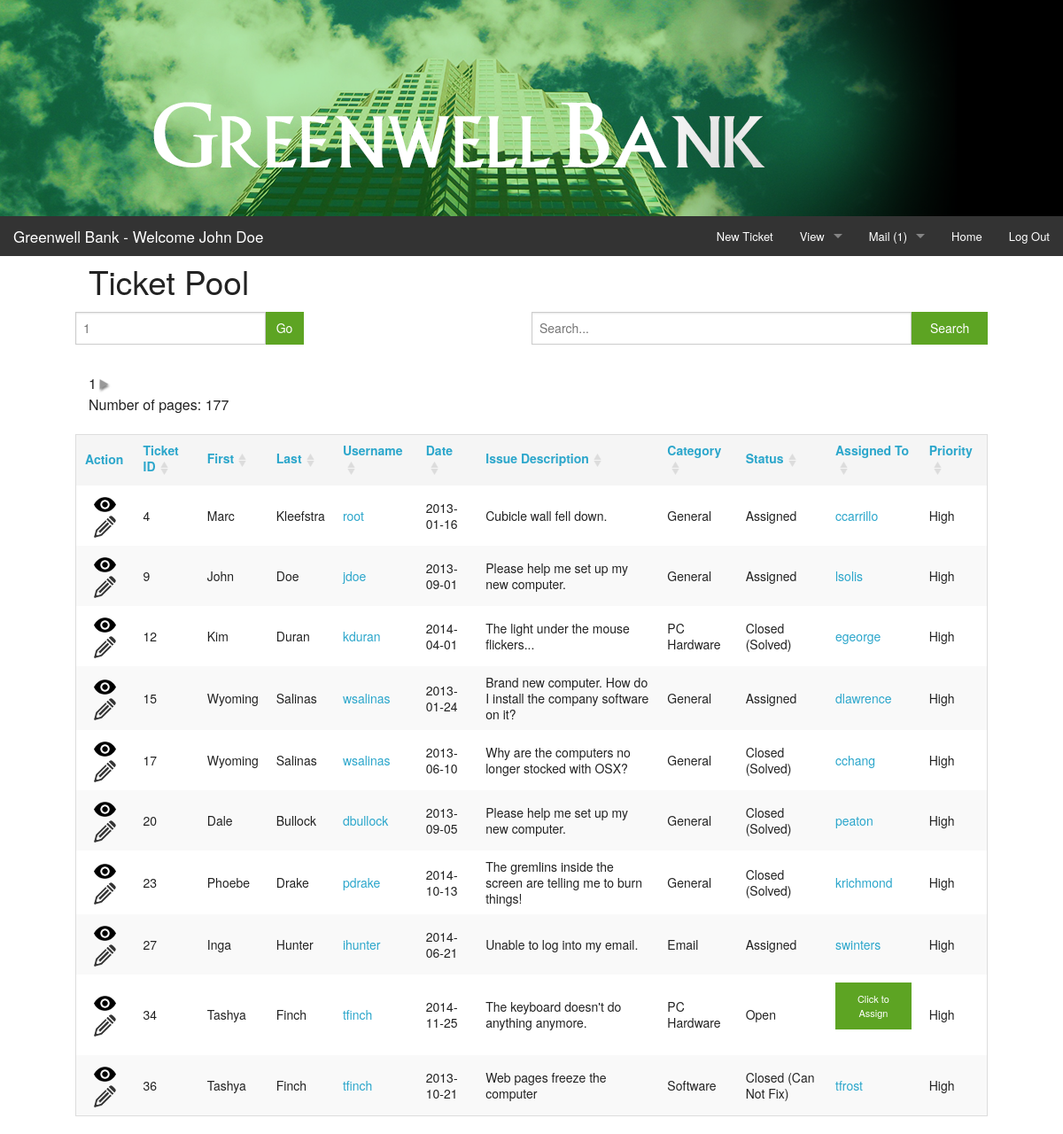
/alltickets.php (signed in), run on the app's committed database.
### tables this page shows
CREATE TABLE IF NOT EXISTS `ticket` (
  `ticketID` int(11) NOT NULL AUTO_INCREMENT,
  `userID` int(11) NOT NULL,
  `statusID` int(11) NOT NULL,
  `categoryID` int(11) NOT NULL,
  `priorityID` int(11) NOT NULL,
  `assignedTo` int(11) DEFAULT NULL,
  `timestamp` date NOT NULL,
  `issueDesc` text NOT NULL,
  PRIMARY KEY (`ticketID`)
);

CREATE TABLE IF NOT EXISTS `user` (
  `userID` int(11) NOT NULL AUTO_INCREMENT,
  `username` varchar(40) NOT NULL,
  `passwd` varchar(40) NOT NULL,
  `dateRegistered` date NOT NULL,
  `datePassword` date NOT NULL,
  `firstName` varchar(40) NOT NULL,
  `lastName` varchar(40) NOT NULL,
  `email` varchar(60) NOT NULL,
  `department` int(11) NOT NULL,
  `privilege` int(11) NOT NULL,
  PRIMARY KEY (`userID`)
);

CREATE TABLE IF NOT EXISTS `category` (
  `categoryID` int(11) NOT NULL AUTO_INCREMENT,
  `category` varchar(30) NOT NULL,
  PRIMARY KEY (`categoryID`)
);

CREATE TABLE IF NOT EXISTS `status` (
  `statusID` int(11) NOT NULL AUTO_INCREMENT,
  `status` varchar(20) NOT NULL,
  PRIMARY KEY (`statusID`)
);

CREATE TABLE IF NOT EXISTS `priority` (
  `priorityID` int(11) NOT NULL AUTO_INCREMENT,
  `priority` varchar(10) NOT NULL,
  PRIMARY KEY (`priorityID`)
);

### incl/paginatedtable.inc.php (the view, shortened to what this page needs)
<!doctype html>
<html lang="en">
<head>
</head>
<?php
	function column_sort($col_name) {
		if (isset($_GET['sortBy']) && isset($_GET['sortOrder'])) {
			if ($_GET['sortBy'] == $col_name->table . "." . $col_name->orgname) {
				if ($_GET['sortOrder'] == "DESC") {
					$sortImg = '<img src="images/sort_desc.png">';
				} else {
					$sortImg = '<img src="images/sort_asc.png">';
				}
			} else {
				$sortImg = '<img src="images/sort_both.png">';
			}
		} else {
			$sortImg = '<img src="images/sort_both.png">';
		}
		if (isset($_GET['sortBy']) && isset($_GET['sortOrder'])) {
			if ($_GET['sortBy'] !== $col_name->table . "." . $col_name->orgname) {
				$urlParams = http_build_query(array_merge($_GET, array("sortBy"=>$col_name->table . "." . $col_name->orgname,"sortOrder"=>"ASC")));
				echo "<th><a href=\"?" . $urlParams . "\">" . $col_name->name . "$sortImg</a></th>";
			} else {
				if ($_GET['sortOrder'] == "ASC") {
					$urlParams = http_build_query(array_merge($_GET, array("sortBy"=>$col_name->table . "." . $col_name->orgname,"sortOrder"=>"DESC")));
					echo "<th><a href=\"?" . $urlParams . "\">" . $col_name->name . "$sortImg</a></th>";
				} else {
					$urlParams = http_build_query(array_merge($_GET, array("sortBy"=>$col_name->table . "." . $col_name->orgname,"sortOrder"=>"ASC")));
					echo "<th><a href=\"?" . $urlParams . "\">" . $col_name->name . "$sortImg</a></th>";
				}
			}
		} else {
			$urlParams = http_build_query(array_merge($_GET, array("sortBy"=>$col_name->table . "." . $col_name->orgname,"sortOrder"=>"ASC")));
			echo "<th><a href=\"?" . $urlParams . "\">" . $col_name->name . "$sortImg</a></th>";
		}
	}
	function next_page($page) {
		$page++;
		if ($_SERVER['QUERY_STRING']) {
			$urlParams = http_build_query(array_merge($_GET, array("page"=>$page)));
			echo "<a href=\"?" . $urlParams . "\"><img src=\"images/forward_disabled.png\"></a>";
		} else {
			echo "<a href=\"?page=" . $page . "\"><img src=\"images/forward_disabled.png\"></a>";
		}
	}
	function pagination_links($numRows,$rowsPerPage,$page) {
		echo '<form method="post" action="' . $_SERVER['PHP_SELF'] . '?' . $_SERVER['QUERY_STRING'] . '">';
		echo "<div class='row'>";
		echo "<div class='row collapse'>";
		echo "<div class='small-10 columns'>";
		echo '<input type="text" name="pageNo" placeholder="' . $page . '">';
		echo "</div>";
		echo "<div class='small-2 columns'>";
		echo '<input class="success button postfix" type="submit" value="Go">';
		echo "</div>";
		echo "</div>";
		echo "</div>";
		echo '</form>';
		if ($numRows % $rowsPerPage != 0) {
			$numPages = intval($numRows / $rowsPerPage) + 1;
		} else {
			$numPages = intval($numRows / $rowsPerPage);
		}
		echo $page;
		if (!($page >= $numPages)) {
			next_page($page);
		}
		echo "<p>Number of pages: $numPages</p>";
	}
	function search_filter() {
		echo '<form method="post" action="' . $_SERVER['PHP_SELF'] . '?' . http_build_query($_GET) . '">';
		echo "<div class='row'>";
		echo "<div class='row collapse'>";
		echo "<div class='small-10 columns'>";
		echo '<input type="text" name="searchFilter" placeholder="' . "Search..." . '">';
		echo "</div>";
		echo "<div class='small-2 columns'>";
		echo '<input class="success button postfix" type="submit" value="Search">';
		echo "</div>";
		echo "</div>";
		echo "</div>";
		echo '</form>';
	}
function output_table($sql,$tableName,$view,$edit,$delete) {
	global $dbc;
	if (isset($_GET['page'])) {
		$page = $_GET['page'];
	} else {
		$page = "1";
	}
	if (isset($_GET['search'])) {
		$searchFilter = mysqli_real_escape_string($dbc,$_GET['search']);
	} else {
		$searchFilter = "";
	}
	$searchParams = null;
	if ($searchFilter) {
		$result = mysqli_query($dbc,$sql);
		while ($col_name = mysqli_fetch_field($result)) {
			if (!$searchParams) {
				$searchParams = "WHERE ";
			} else {
				$searchParams .= "OR ";
			}
			$searchParams .= $col_name->orgname . " LIKE \"%$searchFilter%\" ";
		}
		$rowsPerPage = 10;
		$pageOffset = 0;
	} else {
		$rowsPerPage = 10;
		$pageOffset = $page * $rowsPerPage - $rowsPerPage;
	}
	$sortParams = null;
	$result = mysqli_query($dbc,$sql . " " . $searchParams);
	if ($result) {
		$numRows = mysqli_num_rows($result);
	} else {
		$numRows = "0";
	}
	$result = mysqli_query($dbc, $sql . " " . $searchParams . $sortParams . " LIMIT $pageOffset, $rowsPerPage");
	if ($result) {
		$numCols = mysqli_num_fields($result);
		echo "<div class='row'>";
		echo "<div class='large-3 columns'>";
		pagination_links($numRows,$rowsPerPage,$page);
		echo '</div>';
		echo "<div class='large-6 columns'>";
		search_filter();
		echo '</div>';
		echo "</div>";
		echo '<div class="row">';
		echo "<table id=\"" . "tbl_" . $tableName . "\">";
		echo "<thead>";
		echo "<tr>";
		if ($view || $edit || $delete) {
			echo "<th>";
			echo "<a href=\"\">Action</a>";
			echo "</th>";
		}
		$columnList = [];
		while ($col_name = mysqli_fetch_field($result)) {
			column_sort($col_name);
			array_push($columnList, $col_name->orgname);
		}
		echo "</tr>";
		echo "</thead>";
		echo "<tbody>";
		mysqli_data_seek($result,0);
		while ($rows=mysqli_fetch_array($result)) {
			echo "<tr>";
			if ($view || $edit || $delete) {
			echo "<th>";
			if ($view) {
				echo "<a data-reveal-id=\"viewRecord\" id=\"view" . $rows['0'] . "\" class=\"?viewid=" . $rows['0'] . "&assignedTo=" . $rows['8'] . "\" href=\"#\"><img src=\"images/view.png\"></a>";
			}
			if ($edit && ($_SESSION['privLevel'] == '2' || $_SESSION['privLevel'] == '4')) {
				echo "<a data-reveal-id=\"editRecord\" id=\"edit" . $rows['0'] . "\" class=\"?table=" . $tableName . "&id=" . $rows['0'] . "\" href=\"#\" id=\"edit" . $rows['0'] . "\"><img src=\"images/edit.png\"></a>";
			}
			echo "</th>";
		}
			for ($col_num=0; $col_num < $numCols; $col_num++) {
				echo "<td>";
				if ($columnList[$col_num] == "username") {
					echo '<a data-reveal-id="newMessage" href="#" id="message' . $rows[0] . '"class="?username=' . $rows[$col_num] . '">' . $rows[$col_num] . '</a>';
				} elseif ($columnList[$col_num] == "assignedTo") {
					if ($rows[$col_num]) {
						$assignedTo = $rows[$col_num];
						$assignedToSQL = "SELECT user.username FROM user JOIN ticket ON ticket.assignedTo=user.userID WHERE ticket.assignedTo='$assignedTo'";
						$assignedToResult = mysqli_query($dbc,$assignedToSQL);
						while ($assignedToRows=mysqli_fetch_array($assignedToResult)) {
							echo '<a data-reveal-id="newMessage" href="#" id="message' . $rows[0] . '"class="?username=' . $assignedToRows[0] . '">' . $assignedToRows[0] . '</a>';
							break;
						}
					} else {
						if ($_SESSION['privLevel'] == '2' || $_SESSION['privLevel'] == '4') {
							echo '<span id="assign' . $rows[0] . '"><a data-reveal-id="assign" href="#" class="tiny success button" id="?ticketID=' . $rows[0] . '">Click to Assign</a></span>';
						} else {
							echo "Unassigned";
						}
					}
				} else {
					echo $rows[$col_num];
				}
				echo "</td>";
			}
			echo "</tr>";
		}
		echo "</tbody>";
		echo "</table>";
		echo "</div>";
	} else {
		pagination_links($numRows,$rowsPerPage,$page);
		search_filter();
		echo "<p>No Results.</p>";
	}
}
?>
</body>
</html>

### data on the page
ticket: ticketID "4", userID.firstName "Marc", userID.lastName "Kleefstra", userID.username "root", timestamp "2013-01-16", issueDesc "Cubicle wall fell down.", categoryID.category "General", statusID.status "Assigned", priorityID.priority "High"
user: username "ccarrillo"
ticket: ticketID "9", userID.firstName "John", userID.lastName "Doe", userID.username "jdoe", timestamp "2013-09-01", issueDesc "Please help me set up my new computer.", categoryID.category "General", statusID.status "Assigned", priorityID.priority "High"
user: username "lsolis"
ticket: ticketID "12", userID.firstName "Kim", userID.lastName "Duran", userID.username "kduran", timestamp "2014-04-01", issueDesc "The light under the mouse flickers...", categoryID.category "PC Hardware", statusID.status "Closed (Solved)", priorityID.priority "High"
user: username "egeorge"
ticket: ticketID "15", userID.firstName "Wyoming", userID.lastName "Salinas", userID.username "wsalinas", timestamp "2013-01-24", issueDesc "Brand new computer. How do I install the company software on it?", categoryID.category "General", statusID.status "Assigned", priorityID.priority "High"
user: username "dlawrence"
ticket: ticketID "17", userID.firstName "Wyoming", userID.lastName "Salinas", userID.username "wsalinas", timestamp "2013-06-10", issueDesc "Why are the computers no longer stocked with OSX?", categoryID.category "General", statusID.status "Closed (Solved)", priorityID.priority "High"
user: username "cchang"
ticket: ticketID "20", userID.firstName "Dale", userID.lastName "Bullock", userID.username "dbullock", timestamp "2013-09-05", issueDesc "Please help me set up my new computer.", categoryID.category "General", statusID.status "Closed (Solved)", priorityID.priority "High"
user: username "peaton"
ticket: ticketID "23", userID.firstName "Phoebe", userID.lastName "Drake", userID.username "pdrake", timestamp "2014-10-13", issueDesc "The gremlins inside the screen are telling me to burn things!", categoryID.category "General", statusID.status "Closed (Solved)", priorityID.priority "High"
user: username "krichmond"
ticket: ticketID "27", userID.firstName "Inga", userID.lastName "Hunter", userID.username "ihunter", timestamp "2014-06-21", issueDesc "Unable to log into my email.", categoryID.category "Email", statusID.status "Assigned", priorityID.priority "High"
user: username "swinters"
ticket: ticketID "34", userID.firstName "Tashya", userID.lastName "Finch", userID.username "tfinch", timestamp "2014-11-25", issueDesc "The keyboard doesn't do anything anymore.", categoryID.category "PC Hardware", statusID.status "Open", priorityID.priority "High"
ticket: ticketID "36", userID.firstName "Tashya", userID.lastName "Finch", userID.username "tfinch", timestamp "2013-10-21", issueDesc "Web pages freeze the computer", categoryID.category "Software", statusID.status "Closed (Can Not Fix)", priorityID.priority "High"
user: username "tfrost"

### other printed values
$_SESSION['firstName'] "John"
$_SESSION['lastName'] "Doe"
$newMsgs "1"
$page "1"
$numPages "177"
$col_name->name "Ticket ID"
$col_name->name "First"
$col_name->name "Last"
$col_name->name "Username"
$col_name->name "Date"
$col_name->name "Issue Description"
$col_name->name "Category"
$col_name->name "Status"
$col_name->name "Assigned To"
$col_name->name "Priority"
